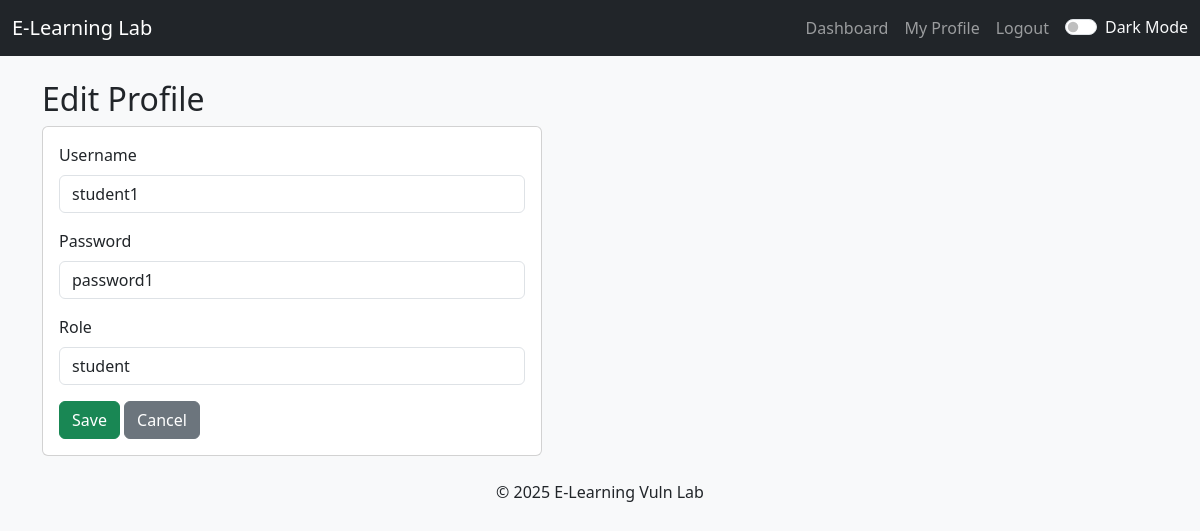
/edit_profile?id=2 (signed in), run on an earlier commit of the app's database.
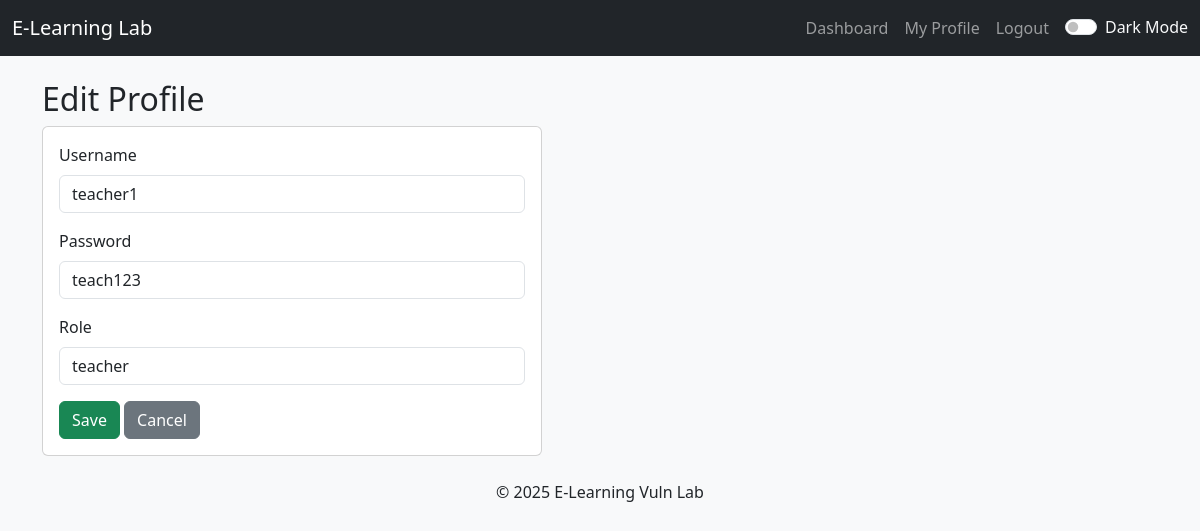
And on a later commit of the database.
### tables this page shows
CREATE TABLE users (
    id INTEGER PRIMARY KEY AUTOINCREMENT,
    username TEXT,
    password TEXT,
    role TEXT
);

### app.py (the view, shortened to what this page needs)
@app.route("/edit_profile", methods=["GET", "POST"])
def edit_profile():
    if "user_id" not in session:
        return redirect("/login")
    db = get_db()
    if request.method == "GET":
        user_id = request.args.get("id")
        user = db.execute("SELECT * FROM users WHERE id=?", (user_id,)).fetchone()
        if not user:
            return "User not found"
        return render_template("edit_profile.html", user=user)

### app.py (called while the page is built)
def get_db():
    conn = sqlite3.connect('database.db')
    conn.row_factory = sqlite3.Row
    return conn

### templates/edit_profile.html (shortened to what this page needs)
{% extends "base.html" %}
{% block content %}
<h2>Edit Profile</h2>
<div class="card mb-3" style="max-width: 500px;">
    <div class="card-body">
        <form method="POST">
            <div class="mb-3">
                <label class="form-label">Username</label>
                <input type="text" class="form-control" name="username" value="{{ user['username'] }}">
            </div>
            <div class="mb-3">
                <label class="form-label">Password</label>
                <input type="text" class="form-control" name="password" value="{{ user['password'] }}">
            </div>
            <div class="mb-3">
                <label class="form-label">Role</label>
                <input type="text" class="form-control" name="role" value="{{ user['role'] }}">
            </div>
            <button type="submit" class="btn btn-success">Save</button>
            <a href="/profile?id={{ user['id'] }}" class="btn btn-secondary">Cancel</a>
        </form>
    </div>
</div>
{% endblock %}

What changed in the data, as far as the page shows it:
changed users: username "student1" → "teacher1"; password "password1" → "teach123"; role "student" → "teacher"
